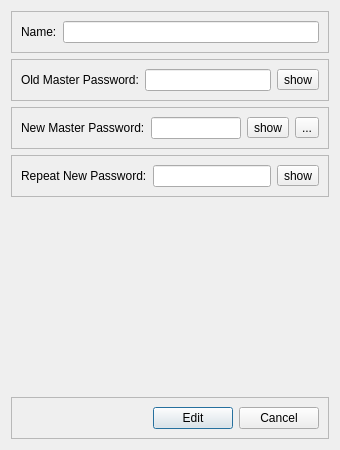
<?xml version="1.0" encoding="UTF-8"?>
<ui version="4.0">
 <class>PasswordSafeEditDialog</class>
 <widget class="QDialog" name="PasswordSafeEditDialog">
  <property name="geometry">
   <rect>
    <x>0</x>
    <y>0</y>
    <width>340</width>
    <height>450</height>
   </rect>
  </property>
  <property name="sizePolicy">
   <sizepolicy hsizetype="Fixed" vsizetype="Fixed">
    <horstretch>0</horstretch>
    <verstretch>0</verstretch>
   </sizepolicy>
  </property>
  <property name="minimumSize">
   <size>
    <width>340</width>
    <height>450</height>
   </size>
  </property>
  <property name="maximumSize">
   <size>
    <width>340</width>
    <height>450</height>
   </size>
  </property>
  <property name="windowTitle">
   <string>Edit Password Safe</string>
  </property>
  <layout class="QVBoxLayout" name="verticalLayout">
   <item>
    <widget class="QFrame" name="nameFrame">
     <property name="frameShape">
      <enum>QFrame::StyledPanel</enum>
     </property>
     <property name="frameShadow">
      <enum>QFrame::Raised</enum>
     </property>
     <layout class="QHBoxLayout" name="horizontalLayout">
      <item>
       <widget class="QLabel" name="nameLabel">
        <property name="text">
         <string>Name:</string>
        </property>
       </widget>
      </item>
      <item>
       <widget class="QLineEdit" name="nameLineEdit"/>
      </item>
     </layout>
    </widget>
   </item>
   <item>
    <widget class="QFrame" name="oldMasterPasswordFrame">
     <property name="frameShape">
      <enum>QFrame::StyledPanel</enum>
     </property>
     <property name="frameShadow">
      <enum>QFrame::Raised</enum>
     </property>
     <layout class="QHBoxLayout" name="horizontalLayout_2">
      <item>
       <widget class="QLabel" name="oldMasterPasswordLabel">
        <property name="text">
         <string>Old Master Password:</string>
        </property>
       </widget>
      </item>
      <item>
       <widget class="QLineEdit" name="oldMasterPasswordLineEdit">
        <property name="echoMode">
         <enum>QLineEdit::Password</enum>
        </property>
       </widget>
      </item>
      <item>
       <widget class="QToolButton" name="oldMasterPasswordShowHideButton">
        <property name="text">
         <string>show</string>
        </property>
        <property name="checkable">
         <bool>true</bool>
        </property>
       </widget>
      </item>
     </layout>
    </widget>
   </item>
   <item>
    <widget class="QFrame" name="newMasterPasswordFrame">
     <property name="frameShape">
      <enum>QFrame::StyledPanel</enum>
     </property>
     <property name="frameShadow">
      <enum>QFrame::Raised</enum>
     </property>
     <layout class="QHBoxLayout" name="horizontalLayout_3">
      <item>
       <widget class="QLabel" name="newMasterPasswordLabel">
        <property name="text">
         <string>New Master Password:</string>
        </property>
       </widget>
      </item>
      <item>
       <widget class="QLineEdit" name="newMasterPasswordLineEdit">
        <property name="echoMode">
         <enum>QLineEdit::Password</enum>
        </property>
       </widget>
      </item>
      <item>
       <widget class="QToolButton" name="newMasterPasswordShowHideButton">
        <property name="text">
         <string>show</string>
        </property>
        <property name="checkable">
         <bool>true</bool>
        </property>
       </widget>
      </item>
      <item>
       <widget class="QToolButton" name="generatePasswordButton">
        <property name="text">
         <string>...</string>
        </property>
       </widget>
      </item>
     </layout>
    </widget>
   </item>
   <item>
    <widget class="QFrame" name="repeatNewPasswordFrame">
     <property name="frameShape">
      <enum>QFrame::StyledPanel</enum>
     </property>
     <property name="frameShadow">
      <enum>QFrame::Raised</enum>
     </property>
     <layout class="QHBoxLayout" name="horizontalLayout_4">
      <item>
       <widget class="QLabel" name="repeatNewPasswordLabel">
        <property name="text">
         <string>Repeat New Password:</string>
        </property>
       </widget>
      </item>
      <item>
       <widget class="QLineEdit" name="repeatNewPasswordLineEdit">
        <property name="echoMode">
         <enum>QLineEdit::Password</enum>
        </property>
       </widget>
      </item>
      <item>
       <widget class="QToolButton" name="repeatNewPasswordShowHideButton">
        <property name="text">
         <string>show</string>
        </property>
        <property name="checkable">
         <bool>true</bool>
        </property>
       </widget>
      </item>
     </layout>
    </widget>
   </item>
   <item>
    <widget class="PasswordStrengthWidget" name="passwordStrengthWidget" native="true"/>
   </item>
   <item>
    <spacer name="verticalSpacer">
     <property name="orientation">
      <enum>Qt::Vertical</enum>
     </property>
     <property name="sizeHint" stdset="0">
      <size>
       <width>20</width>
       <height>40</height>
      </size>
     </property>
    </spacer>
   </item>
   <item>
    <widget class="QFrame" name="dialogButtonFrame">
     <property name="frameShape">
      <enum>QFrame::StyledPanel</enum>
     </property>
     <property name="frameShadow">
      <enum>QFrame::Raised</enum>
     </property>
     <layout class="QHBoxLayout" name="horizontalLayout_5">
      <item>
       <spacer name="horizontalSpacer">
        <property name="orientation">
         <enum>Qt::Horizontal</enum>
        </property>
        <property name="sizeHint" stdset="0">
         <size>
          <width>40</width>
          <height>20</height>
         </size>
        </property>
       </spacer>
      </item>
      <item>
       <widget class="QPushButton" name="editButton">
        <property name="text">
         <string>Edit</string>
        </property>
       </widget>
      </item>
      <item>
       <widget class="QPushButton" name="cancelButton">
        <property name="text">
         <string>Cancel</string>
        </property>
       </widget>
      </item>
     </layout>
    </widget>
   </item>
  </layout>
 </widget>
 <customwidgets>
  <customwidget>
   <class>PasswordStrengthWidget</class>
   <extends>QWidget</extends>
   <header>PasswordStrengthWidget.h</header>
   <container>1</container>
  </customwidget>
 </customwidgets>
 <resources/>
 <connections/>
</ui>
